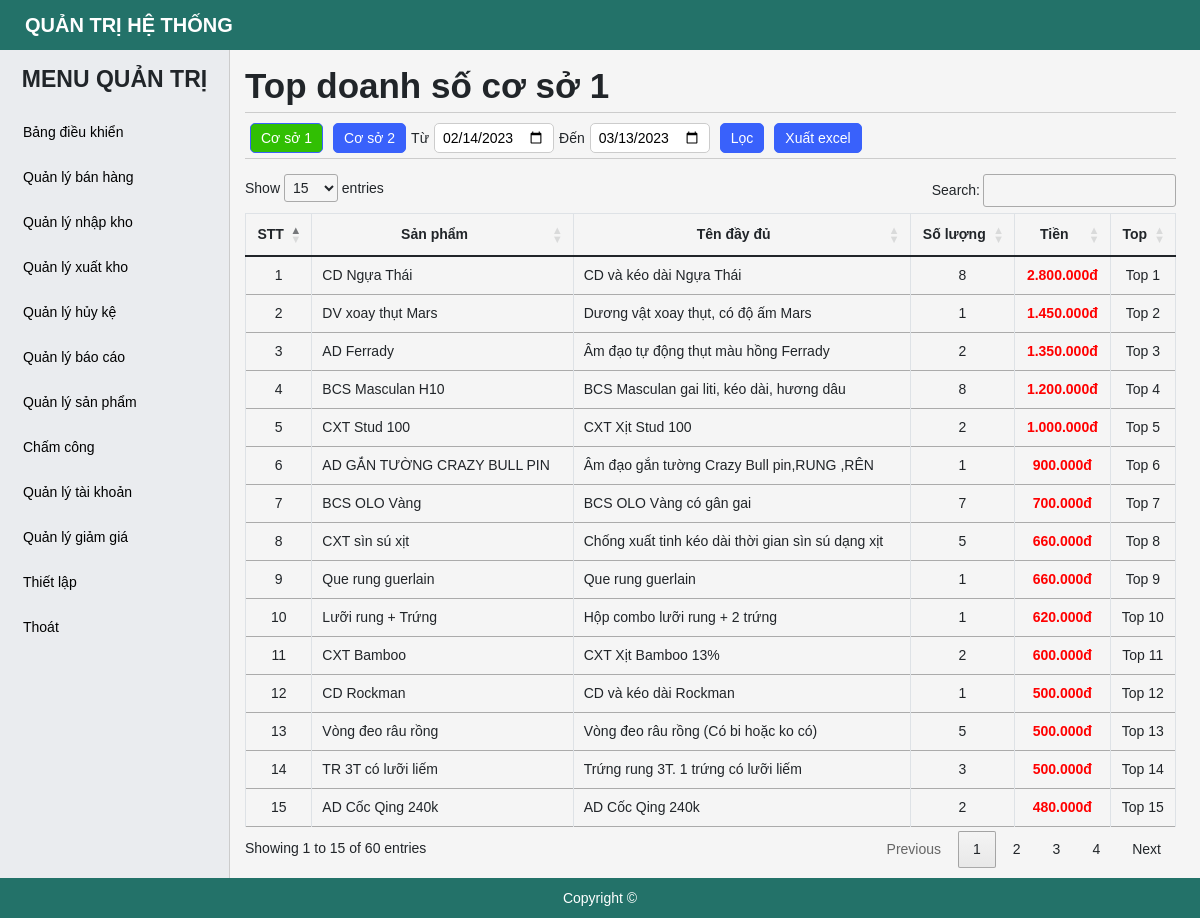
Screenshot of /manage-top-sales.php?brand=1 (signed in) with the database file from the repository.
### tables this page shows
CREATE TABLE `tbl_product` (
  `id` bigint(20) NOT NULL,
  `name` varchar(255) NOT NULL,
  `detail` varchar(255) NOT NULL,
  `id_classify` bigint(20) NOT NULL,
  `id_unit` bigint(20) NOT NULL,
  `num_unit` int(11) NOT NULL,
  `price` bigint(20) NOT NULL,
  `quantity` int(20) DEFAULT 0,
  `note` longtext DEFAULT NULL,
  `status` tinyint(4) NOT NULL DEFAULT 1,
  `id_user` bigint(20) NOT NULL,
  `created_ad` timestamp NOT NULL DEFAULT current_timestamp()
);

### manage-top-sales.php (the view, shortened to what this page needs)
<?php
    include './include/connect.php';
    if (!isset($_SESSION['logins'])) {
        header('location:index.php');
    }else{
        if(date('d')<13){
            $monthFrom =(int) date('m')-1;
            $monthFrom = ($monthFrom < 10) ? "0".$monthFrom : $monthFrom;
            $monthTo =(int) date('m');
            $monthTo = ($monthTo < 10) ? "0".$monthTo : $monthTo;
        }else{
            $monthFrom =(int) date('m');
            $monthFrom = ($monthFrom < 10) ? "0".$monthFrom : $monthFrom;
            $monthTo =(int) date('m')+1;
            $monthTo = ($monthTo < 10) ? "0".$monthTo : $monthTo;
        }
        $year =date('Y');
        if(isset($_GET['brand']) && $_GET['brand'] == 1){
            $fromDate = $year."-".$monthFrom."-14";
            $toDate = $year."-".$monthTo."-13";
        }else{
             $fromDate = $year."-".$monthFrom."-22";
            $toDate = $year."-".$monthTo."-21";
        }
        $id_brand =$_GET['brand'];
        if($_SERVER["REQUEST_METHOD"] == "POST"){
            $fromDate = $_POST["from-date"];
            $toDate = $_POST["to-date"];
            $id_brand =$_GET['brand'];
            $querySales= $conn -> prepare("SELECT pro.name AS product, pro.detail,pro.id, sum(sell.total) AS total from tbl_sell_manage sell JOIN tbl_product pro ON pro.id = sell.id_product WHERE sell.date <= :toDate AND sell.date >= :fromDate AND sell.id_brand = :id_brand GROUP BY  pro.id ORDER BY sum(sell.total) DESC " );
            $querySales->bindParam(':id_brand',$id_brand,PDO::PARAM_STR);
            $querySales->bindParam(':fromDate',$fromDate,PDO::PARAM_STR);
            $querySales->bindParam(':toDate',$toDate,PDO::PARAM_STR);
            $querySales-> execute();
            $resultsSales = $querySales->fetchAll(PDO::FETCH_OBJ);
        }else{
            $querySales= $conn -> prepare("SELECT pro.name AS product, pro.detail,pro.id, sum(sell.total) AS total from tbl_sell_manage sell JOIN tbl_product pro ON pro.id = sell.id_product WHERE sell.date <= :toDate AND sell.date >= :fromDate AND sell.id_brand = :id_brand GROUP BY  pro.id ORDER BY sum(sell.total) DESC " );
            $querySales->bindParam(':id_brand',$id_brand,PDO::PARAM_STR);
            $querySales->bindParam(':fromDate',$fromDate,PDO::PARAM_STR);
            $querySales->bindParam(':toDate',$toDate,PDO::PARAM_STR);
            $querySales-> execute();
            $resultsSales = $querySales->fetchAll(PDO::FETCH_OBJ);
        }
    }
?>
<!DOCTYPE html>
<html lang="en">
<head>
    <?php include('include/link-css.php');?>
</head>
<body>
    <?php include('include/header.php');?>
    <div id="main">
        <?php include('include/sidebar.php');?>
        <div id="main-right">
            <section class="main-right-title" style = "margin-bottom: 5px;">
                <div class="form-title">
                    <h1>Top doanh số cơ sở <?php echo $_GET['brand'] ?></h1>
                </div>
            </section>
            <section class="main-right-filter">
                <div class="account-btn">
                    <a href="./manage-top-sales.php?brand=1" class="btn btn-post btn-add <?php if(isset($_GET['brand']) && $_GET['brand'] == 1){echo "btn-active";}?>">Cơ sở 1</a>
                </div>
                <div class="account-btn">
                    <a href="./manage-top-sales.php?brand=2" class="btn btn-post btn-add <?php if(isset($_GET['brand']) && $_GET['brand'] == 2){echo "btn-active";}?>">Cơ sở 2</a>
                </div>
                <form action="" method="post">
                    <span>Từ</span>
                    <input type="date" name="from-date" id="from-date" class=" form-focus boder-ra-5" style =" height: 30px; padding: 0 8px; margin: 0 5px; max-width: 120px" value = "<?php echo isset($fromDate)? $fromDate : $today ?>">
                    <span>Đến</span>
                    <input type="date" name="to-date" id="to-date" class=" form-focus boder-ra-5" style =" height: 30px; padding: 0 8px; margin: 0 5px; max-width: 120px" value = "<?php echo isset($toDate)? $toDate :$today ?>">
                    <input type="submit" value="Lọc" class="btn btn-post btn-add">
                </form>
                <?php if($id_power != 3){ ?>
                    <div class="account-btn full-screen">
                        <button class="btn btn-post btn-add" onclick = "tableToExcel()">Xuất excel</button>
                    </div>
                <?php } ?>
            </section>
            <div class="main-right-table">
                <table class="table table-bordered table-post-list" id = "table-manage">
                    <thead>
                        <tr>
                            <th class = "full-screen">STT</th>
                            <th>Sản phẩm</th>
                            <th class = "full-screen">Tên đầy đủ</th>
                            <th>Số lượng</th>
                            <th>Tiền</th>
                            <th>Top</th>
                        </tr>
                    </thead>
                    <tbody >
                        <?php foreach ( $resultsSales as $key => $value) { ?>
                            <tr>
                                <td class = "full-screen"><?php echo $key+1 ?></td>
                                <td style = "text-align: left;">
                                    <p><?php echo $value -> product?></p>
                                </td>
                                <td style = "text-align: left;" class = "full-screen">
                                    <p><?php echo $value -> detail ?></p>
                                </td>
                                <td>
                                    <p >
                                        <?php
                                            $queryQuantity= $conn -> prepare("SELECT sum(quantity) as quantity FROM tbl_sell_manage WHERE id_product = :id_product" );
                                            $queryQuantity->bindParam(':id_product',$value -> id,PDO::PARAM_STR);
                                            $queryQuantity-> execute();
                                            $resultsQuantity = $queryQuantity->fetch(PDO::FETCH_OBJ);
                                            echo $resultsQuantity -> quantity;
                                        ?>
                                     </p>
                                </td>
                                <td>
                                    <p style = "color: red; font-weight: bold;">
                                        <?php
                                            $tien = (int) $value -> total;
                                            $bien = number_format($tien,0,",",".");
                                            echo $bien."đ";
                                        ?>
                                     </p>
                                </td>
                                <td>
                                    <p><?php echo "Top ".($key+1) ?></p>
                                </td>
                            </tr>
                        <?php } ?>
                    </tbody>
                </table>
            </div>
        </div>
    </div>
    <?php include('include/footer.php');?>
</body>
</html>

### css/style.css (style rules this page uses)
* { margin: 0; padding: 0; box-sizing: border-box; font-family: Arial, Helvetica, sans-serif; font-size: 14px; }
body { background-color: #f5f5f5; }
.boder-ra-5 { border: 1px solid #ccc; border-radius: 5px; }
.btn { height: 40px; border-radius: 5px; border: 1px solid #3961fb; background: #3961fb; font-weight: 700; color: #fff; display: inline-flex; align-items: center; justify-content: center; text-decoration: none; cursor: pointer; padding: 0 10px; margin: 5px 0; }
.btn-active { background: #31bf03 !important; }
#main-right { padding: 60px 24px 50px 245px; }
#main-right li, #main-right a { font-size: 14px; }
.main-right-title { display: flex; justify-content: space-between; border-bottom: 1px solid #ccc; margin-bottom: 15px; }
.main-right-filter { display: flex; border-bottom: 1px solid #ccc; margin-bottom: 15px; flex-direction: row; flex-wrap: wrap; align-items: center; }
.main-right-filter .btn { height: 30px; font-size: 14px; font-weight: 400; margin: 5px; }
.main-right-filter form { display: flex; align-items: center; flex-direction: row; flex-wrap: nowrap; justify-content: center; }
#main-right .table-bordered th, .table-bordered td { text-align: center; font-size: 14px; }
.main-right-table .table-post-list { border-collapse: collapse; }
.table-post-list td { vertical-align: middle !important; white-space: normal; }
.form-title { margin: 5px 0; }
.form-title h1 { font-weight: 700; }

### rows the page displays
tbl_product: name "CD Ngựa Thái", detail "CD và kéo dài Ngựa Thái", resultsQuantity "8", bien "2.800.000"
tbl_product: name "DV xoay thụt Mars", detail "Dương vật xoay thụt, có độ ấm Mars", resultsQuantity "1", bien "1.450.000"
tbl_product: name "AD Ferrady", detail "Âm đạo tự động thụt màu hồng Ferrady", resultsQuantity "2", bien "1.350.000"
tbl_product: name "BCS Masculan H10", detail "BCS Masculan gai liti, kéo dài, hương dâu", resultsQuantity "8", bien "1.200.000"
tbl_product: name "CXT Stud 100", detail "CXT Xịt Stud 100", resultsQuantity "2", bien "1.000.000"
tbl_product: name "AD GẮN TƯỜNG CRAZY BULL PIN", detail "Âm đạo gắn tường Crazy Bull pin,RUNG ,RÊN", resultsQuantity "1", bien "900.000"
tbl_product: name "BCS OLO Vàng", detail "BCS OLO Vàng có gân gai", resultsQuantity "7", bien "700.000"
tbl_product: name "CXT sìn sú xịt", detail "Chống xuất tinh kéo dài thời gian sìn sú dạng xịt", resultsQuantity "5", bien "660.000"
tbl_product: name "Que rung guerlain", detail "Que rung guerlain", resultsQuantity "1", bien "660.000"
tbl_product: name "Lưỡi rung + Trứng", detail "Hộp combo lưỡi rung + 2 trứng", resultsQuantity "1", bien "620.000"
tbl_product: name "CXT Bamboo", detail "CXT Xịt Bamboo 13%", resultsQuantity "2", bien "600.000"
tbl_product: name "CD Rockman", detail "CD và kéo dài Rockman", resultsQuantity "1", bien "500.000"
tbl_product: name "Vòng đeo râu rồng", detail "Vòng đeo râu rồng (Có bi hoặc ko có)", resultsQuantity "5", bien "500.000"
tbl_product: name "TR 3T có lưỡi liếm", detail "Trứng rung 3T. 1 trứng có lưỡi liếm", resultsQuantity "3", bien "500.000"
tbl_product: name "AD Cốc Qing 240k", detail "AD Cốc Qing 240k", resultsQuantity "2", bien "480.000"

### other values shown
$_GET['brand'] "1"
